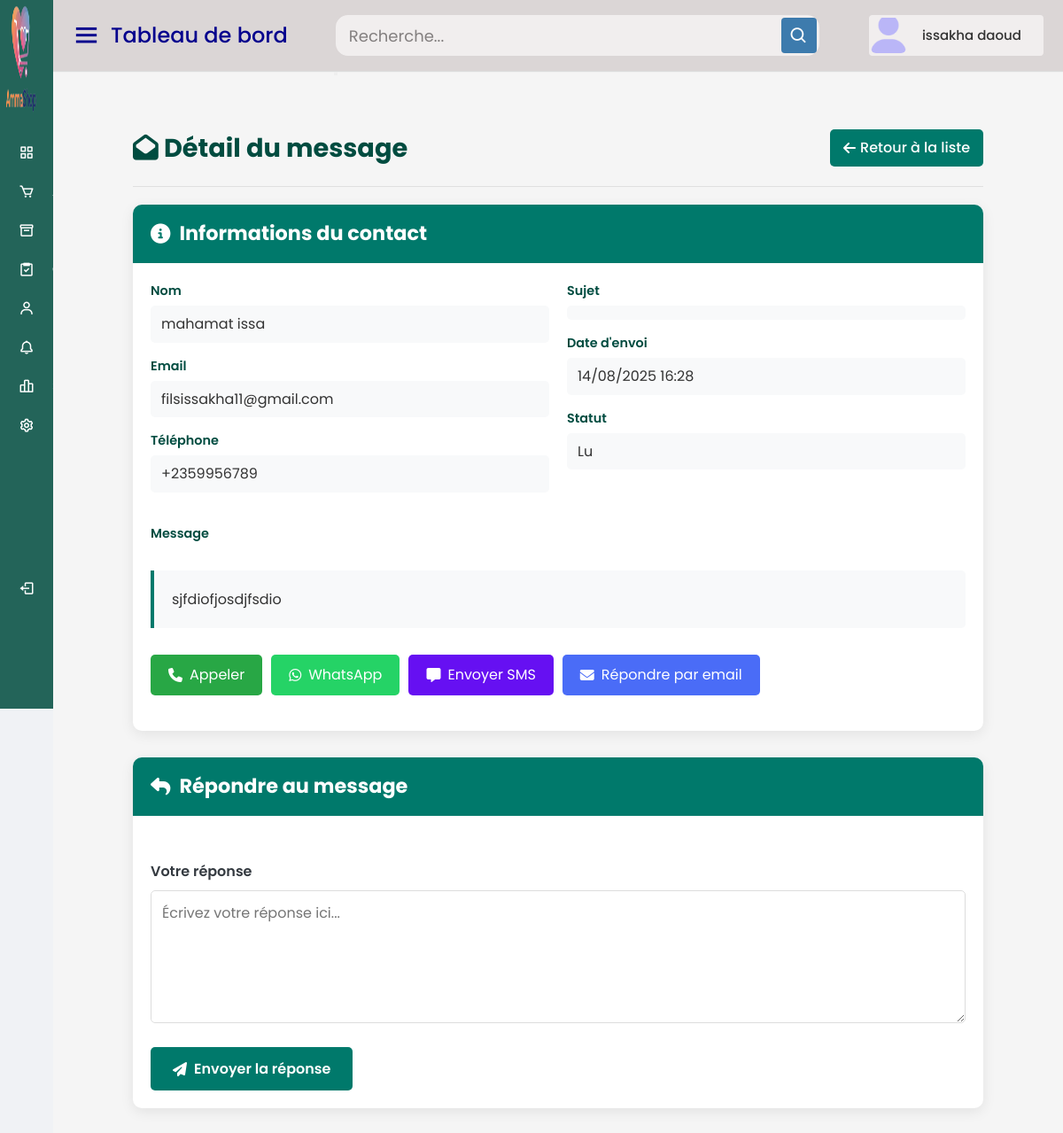
The page /tchadshop/lire_message.php?id=12&mark_read=1 (signed in) on the database its author committed.
### tables this page shows
CREATE TABLE IF NOT EXISTS `contacts` (
  `id` int NOT NULL AUTO_INCREMENT,
  `client_id` int DEFAULT NULL,
  `nom` varchar(100) NOT NULL,
  `email` varchar(100) DEFAULT NULL,
  `sujet` varchar(255) NOT NULL,
  `telephone` varchar(20) NOT NULL,
  `message` text,
  `vu` tinyint(1) DEFAULT '0',
  `audio_path` varchar(255) DEFAULT NULL,
  `created_at` timestamp NULL DEFAULT CURRENT_TIMESTAMP,
  PRIMARY KEY (`id`)
);

### tchadshop/lire_message.php (the view, shortened to what this page needs)
<?php
$conn = new mysqli("localhost", "root", "", "tchadshop_db");
$contact_id = $_GET['id'] ?? 0;
if ($contact_id) {
    $conn->query("UPDATE contacts SET vu = 1 WHERE id = $contact_id");
}
$sql = "SELECT c.*, cl.nom AS client_nom, cl.email AS client_email, cl.invite
        FROM contacts c
        LEFT JOIN clients cl ON c.client_id = cl.id
        WHERE c.id = ?";
$stmt = $conn->prepare($sql);
$stmt->bind_param("i", $contact_id);
$stmt->execute();
$result = $stmt->get_result();
$message = $result->fetch_assoc();
$phone = $message['telephone'] ?? '';
$clean_phone = preg_replace('/[^0-9+]/', '', $phone);
$whatsapp_link = "https://wa.me/$clean_phone";
$sms_link = "sms:$clean_phone";
$call_link = "tel:$clean_phone";
?>
<!DOCTYPE html>
<html lang="fr">
<head>
    <link rel="stylesheet" href="https://cdnjs.cloudflare.com/ajax/libs/font-awesome/6.4.0/css/all.min.css">
</head>
<body>
    <?php include "header.php"; ?>
    <div class="home-content">
    <div class="admin-container">
        <div class="header">
            <div class="page-title">
                <h1><i class="fas fa-envelope-open"></i> Détail du message</h1>
            </div>
            <a href="contact_visiteur.php" class="back-btn">
                <i class="fas fa-arrow-left"></i> Retour à la liste
            </a>
        </div>
        <div class="card">
            <div class="card-header">
                <h2><i class="fas fa-info-circle"></i> Informations du contact</h2>
            </div>
            <div class="card-body">
                <div class="message-info">
                    <div>
                        <div class="info-group">
                            <div class="info-label">Nom</div>
                            <div class="info-value"><?= htmlspecialchars($message['nom']) ?></div>
                        </div>
                        <div class="info-group">
                            <div class="info-label">Email</div>
                            <div class="info-value"><?= htmlspecialchars($message['email']) ?></div>
                        </div>
                        <div class="info-group">
                            <div class="info-label">Téléphone</div>
                            <div class="info-value"><?= htmlspecialchars($message['telephone'] ?? 'Non fourni') ?></div>
                        </div>
                    </div>
                    <div>
                        <div class="info-group">
                            <div class="info-label">Sujet</div>
                            <div class="info-value"><?= htmlspecialchars($message['sujet']) ?></div>
                        </div>
                        <div class="info-group">
                            <div class="info-label">Date d'envoi</div>
                            <div class="info-value"><?= date('d/m/Y H:i', strtotime($message['created_at'])) ?></div>
                        </div>
                        <div class="info-group">
                            <div class="info-label">Statut</div>
                            <div class="info-value"><?= $message['vu'] ? 'Lu' : 'Non lu' ?></div>
                        </div>
                    </div>
                </div>
                <div class="info-group">
                    <div class="info-label">Message</div>
                    <div class="message-content">
                        <?= nl2br(htmlspecialchars($message['message'])) ?>
                    </div>
                </div>
                <?php if (!empty($message['telephone'])): ?>
                <div class="communication-options">
                    <a href="<?= $call_link ?>" class="action-btn action-phone">
                        <i class="fas fa-phone"></i> Appeler
                    </a>
                    <a href="<?= $whatsapp_link ?>" target="_blank" class="action-btn action-whatsapp">
                        <i class="fab fa-whatsapp"></i> WhatsApp
                    </a>
                    <a href="<?= $sms_link ?>" class="action-btn action-sms">
                        <i class="fas fa-comment-alt"></i> Envoyer SMS
                    </a>
                    <a href="mailto:<?= htmlspecialchars($message['email']) ?>?subject=Réponse à votre contact" class="action-btn action-email">
                        <i class="fas fa-envelope"></i> Répondre par email
                    </a>
                </div>
                <?php endif; ?>
            </div>
        </div>
        <div class="card">
            <div class="card-header">
                <h2><i class="fas fa-reply"></i> Répondre au message</h2>
            </div>
            <div class="card-body">
                <form class="response-form" method="POST" action="envoyer_reponse.php">
                    <div class="form-group">
                        <label for="reponse">Votre réponse</label>
                        <textarea id="reponse" name="reponse" placeholder="Écrivez votre réponse ici..." required></textarea>
                    </div>
                    <button type="submit" class="submit-btn">
                        <i class="fas fa-paper-plane"></i> Envoyer la réponse
                    </button>
                </form>
            </div>
        </div>
    </div>
</body>
</html>

### tchadshop/style4.css (style rules this page uses)
* { margin: 0; padding: 0; box-sizing: border-box; font-family: "Poppins", sans-serif; }
.home-section .home-content { position: relative; padding-top: 104px; }

### tchadshop/lire_message.php (style rules this page uses)
:root { --primary-color: #00796b; --primary-light: #48a999; --primary-dark: #004c40; --accent-color: #ff9800; --danger-color: #dc3545; --success-color: #28a745; --warning-color: #ffc107; --light-gray: #f8f9fa; --dark-gray: #343a40; }
* { margin: 0; padding: 0; box-sizing: border-box; font-family: 'Segoe UI', Tahoma, Geneva, Verdana, sans-serif; }
body { background-color: #f0f2f5; color: #333; line-height: 1.6; }
.admin-container { max-width: 1000px; margin: 20px auto; padding: 20px; }
.header { display: flex; justify-content: space-between; align-items: center; padding-bottom: 20px; margin-bottom: 20px; border-bottom: 1px solid #e0e0e0; }
.page-title { display: flex; align-items: center; gap: 15px; }
.page-title h1 { font-size: 1.8rem; color: var(--primary-dark); margin: 0; }
.back-btn { display: inline-flex; align-items: center; gap: 5px; padding: 8px 15px; background: var(--primary-color); color: white; text-decoration: none; border-radius: 5px; font-weight: 500; }
.card { background: white; border-radius: 10px; box-shadow: 0 4px 15px rgba(0,0,0,0.08); margin-bottom: 30px; overflow: hidden; }
.card-header { background-color: var(--primary-color); color: white; padding: 15px 20px; }
.card-header h2 { font-size: 1.4rem; margin: 0; display: flex; align-items: center; gap: 10px; }
.card-body { padding: 20px; }
.message-info { display: grid; grid-template-columns: repeat(auto-fit, minmax(300px, 1fr)); gap: 20px; margin-bottom: 20px; }
.info-group { margin-bottom: 15px; }
.info-label { font-weight: 600; color: var(--primary-dark); margin-bottom: 5px; font-size: 0.9rem; }
.info-value { padding: 8px 12px; background: var(--light-gray); border-radius: 5px; font-size: 1rem; }
.message-content { margin: 30px 0; padding: 20px; background: #f8f9fa; border-left: 4px solid var(--primary-color); border-radius: 0 5px 5px 0; }
.communication-options { display: flex; flex-wrap: wrap; gap: 10px; margin: 20px 0; }
.action-btn { padding: 10px 20px; border-radius: 5px; text-decoration: none; display: inline-flex; align-items: center; gap: 8px; font-size: 1rem; transition: all 0.2s; white-space: nowrap; }
.action-email { background-color: #4a6cf7; color: white; }
.action-phone { background-color: #28a745; color: white; }
.action-whatsapp { background-color: #25D366; color: white; }
.action-sms { background-color: #6610f2; color: white; }
.response-form { margin-top: 30px; }
.form-group { margin-bottom: 20px; }
label { display: block; margin-bottom: 8px; font-weight: 600; color: var(--dark-gray); }
textarea { width: 100%; min-height: 150px; padding: 12px; border: 1px solid #ddd; border-radius: 5px; font-size: 1rem; resize: vertical; }
.submit-btn { background: var(--primary-color); color: white; border: none; padding: 12px 25px; border-radius: 5px; cursor: pointer; font-size: 1rem; font-weight: 600; display: inline-flex; align-items: center; gap: 8px; }

### rows shown on the page
contacts: nom "mahamat issa", email "filsissakha11@gmail.com", telephone "+2359956789", created_at "14/08/2025 16:28", message "sjfdiofjosdjfsdio"

### other values the page prints
$page_title "Tableau de bord"
$adminName "issakha daoud"
